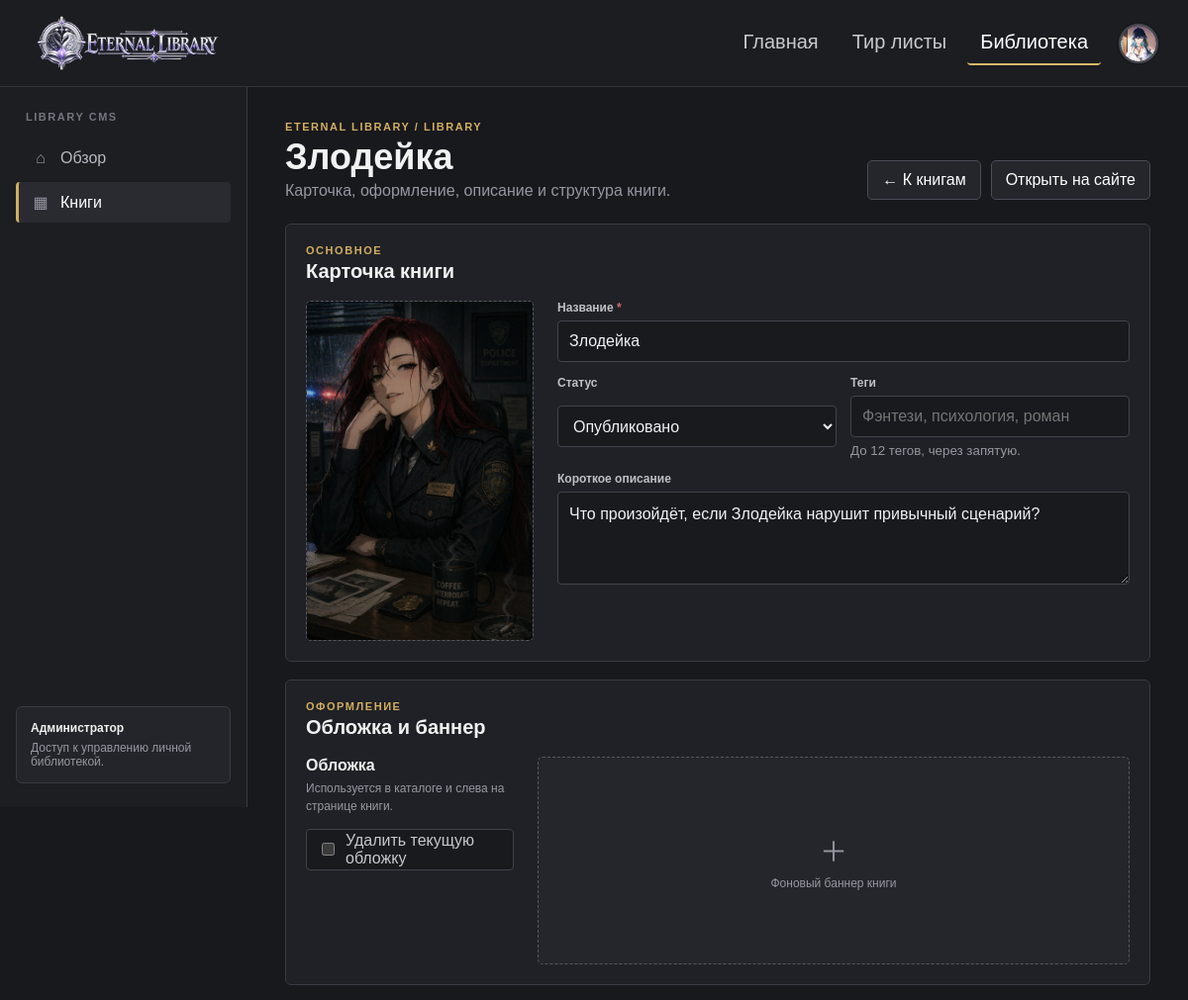
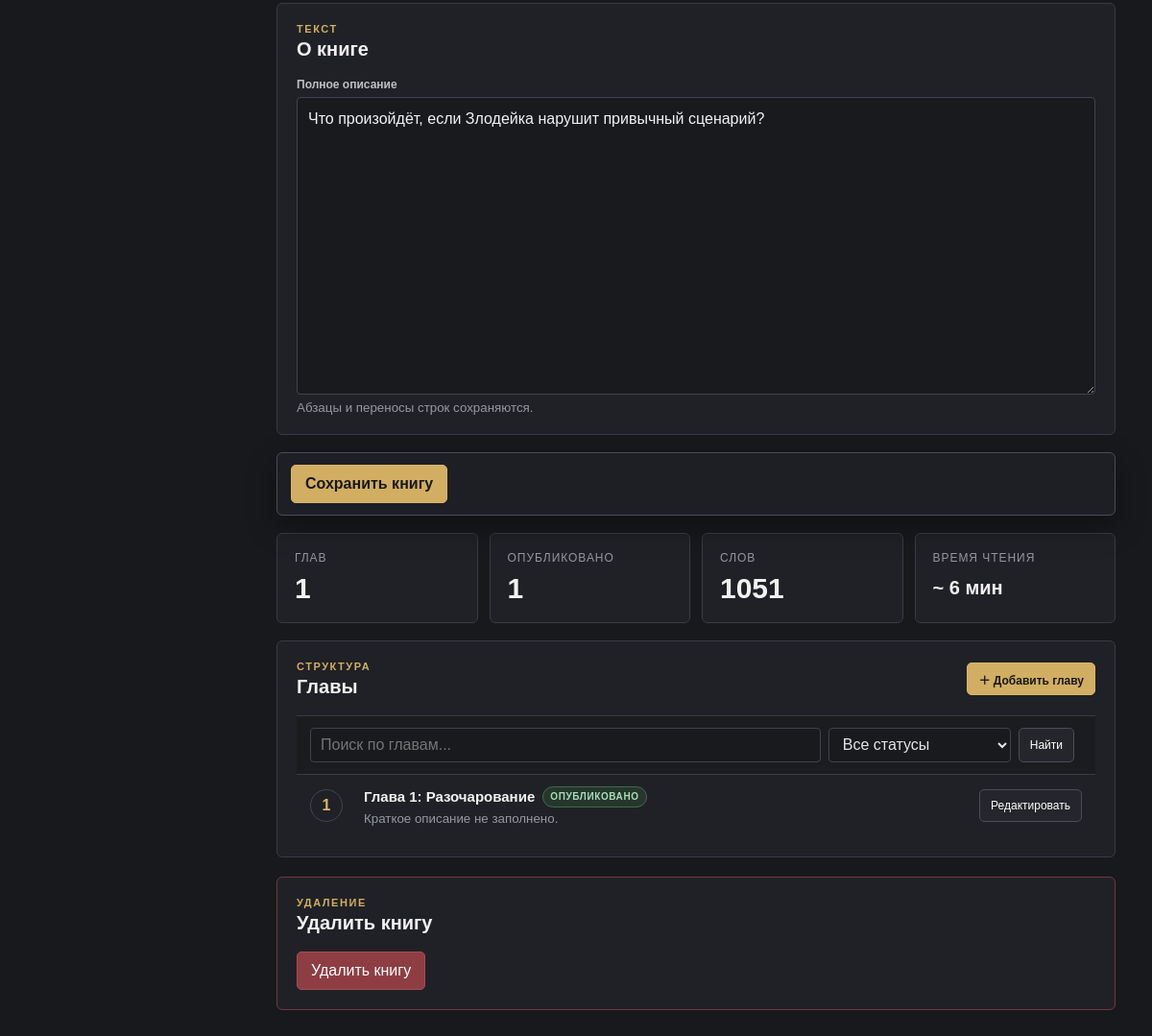
Screenshot of /library/manage/books/1/edit (signed in) with the database file from the repository (2 pictures, top to bottom).
### tables this page shows
CREATE TABLE books (
    id INTEGER PRIMARY KEY AUTOINCREMENT,
    slug TEXT NOT NULL UNIQUE COLLATE NOCASE,
    title TEXT NOT NULL,
    description TEXT,
    cover_filename TEXT,
    publication_status TEXT NOT NULL DEFAULT 'draft'
        CHECK (publication_status IN ('draft', 'published', 'archived')),
    created_by INTEGER NOT NULL,
    created_at TEXT NOT NULL DEFAULT CURRENT_TIMESTAMP,
    updated_at TEXT NOT NULL DEFAULT CURRENT_TIMESTAMP, summary TEXT, tags_json TEXT NOT NULL DEFAULT '[]', banner_filename TEXT, published_at TEXT,
    FOREIGN KEY (created_by) REFERENCES users(id) ON DELETE RESTRICT
);

CREATE TABLE book_chapters (
    id INTEGER PRIMARY KEY AUTOINCREMENT,
    book_id INTEGER NOT NULL,
    slug TEXT NOT NULL,
    title TEXT NOT NULL,
    summary TEXT,
    content TEXT NOT NULL DEFAULT '',
    tags_json TEXT NOT NULL DEFAULT '[]',
    notes TEXT,
    publication_status TEXT NOT NULL DEFAULT 'draft'
        CHECK (publication_status IN ('draft', 'published', 'archived')),
    sort_order INTEGER NOT NULL DEFAULT 0,
    published_at TEXT,
    created_at TEXT NOT NULL DEFAULT CURRENT_TIMESTAMP,
    updated_at TEXT NOT NULL DEFAULT CURRENT_TIMESTAMP, content_markdown TEXT NOT NULL DEFAULT '', word_count INTEGER NOT NULL DEFAULT 0, char_count INTEGER NOT NULL DEFAULT 0,
    UNIQUE (book_id, slug),
    FOREIGN KEY (book_id) REFERENCES books(id) ON DELETE CASCADE
);

### eternal_library/library/manage/routes.py (the view, shortened to what this page needs)
@bp.route("/books/<int:book_id>/edit", methods=["GET", "POST"])
@management_required
def book_edit(book_id: int):
    book = get_book(book_id)
    if book is None:
        abort(404)
    chapter_query = request.args.get("chapter_q", "").strip()
    chapter_status = request.args.get("chapter_status", "").strip()
    if chapter_status not in VALID_STATUSES:
        chapter_status = ""
    try:
        chapter_page = int(request.args.get("chapter_page", "1") or 1)
    except ValueError:
        chapter_page = 1
    chapter_total = count_manage_chapters(book_id, query=chapter_query, status=chapter_status)
    chapter_pagination = page_info(total=chapter_total, requested_page=chapter_page, per_page=100)
    chapters = list_manage_chapter_page(
        book_id, query=chapter_query, status=chapter_status,
        limit=chapter_pagination.per_page, offset=chapter_pagination.offset,
    )
    stats = book_stats(book_id)
    return render_template(
        "library/manage/book_editor.html",
        book=book,
        chapters=chapters,
        stats=stats,
        tags=tags_from_json(book["tags_json"]),
        chapter_query=chapter_query,
        chapter_status=chapter_status,
        chapter_pagination=chapter_pagination,
    )

### eternal_library/templates/library/manage/book_editor.html (shortened to what this page needs)
{% extends "library/manage/manage_base.html" %}
{% set manage_section = 'books' %}
{% block heading %}{{ 'Новая книга' if not book else book['title'] }}{% endblock %}
{% block subtitle %}Карточка, оформление, описание и структура книги.{% endblock %}
{% block actions %}
<a class="button ghost" href="{{ url_for('library_manage.dashboard') }}">← К книгам</a>
{% if book and book['publication_status'] == 'published' %}
<a class="button ghost" href="{{ url_for('library.book', slug=book['slug']) }}">Открыть на сайте</a>
{% endif %}
{% endblock %}
{% block content %}
<form class="editor-form library-book-editor" method="post" enctype="multipart/form-data">
    <section class="panel editor-section">
        <header class="panel-header"><div><p class="section-kicker">ОСНОВНОЕ</p><h2>Карточка книги</h2></div></header>
        <div class="library-book-editor-grid">
            <label class="library-cover-dropzone">
                {% if book and book['cover_filename'] %}
                <img src="{{ url_for('core.media_file', filename='library/covers/' ~ book['cover_filename']) }}" alt="Обложка {{ book['title'] }}">
                {% else %}
                <span>＋<small>Обложка</small></span>
                {% endif %}
            </label>
            <div class="form-grid two">
                <label class="form-field wide">
                    <span>Название <b>*</b></span>
                    <input type="text" name="title" required maxlength="180" value="{{ book['title'] if book else request.form.get('title', '') }}">
                </label>
                <label class="form-field">
                    <span>Статус</span>
                    {% set current_status = book['publication_status'] if book else request.form.get('publication_status', 'draft') %}
                    <select name="publication_status">
                        {% for value, label in [('draft','Черновик'),('published','Опубликовано'),('archived','Архив')] %}
                        <option value="{{ value }}" {% if current_status == value %}selected{% endif %}>{{ label }}</option>
                        {% endfor %}
                    </select>
                </label>
                <label class="form-field">
                    <span>Теги</span>
                    <input type="text" name="tags" maxlength="500" value="{{ tags|join(', ') }}" placeholder="Фэнтези, психология, роман">
                    <small>До 12 тегов, через запятую.</small>
                </label>
                <label class="form-field wide">
                    <span>Короткое описание</span>
                    <textarea name="summary" rows="3" maxlength="500" placeholder="Одна-две фразы для карточки и верхней части страницы.">{{ book['summary'] if book and book['summary'] else request.form.get('summary', '') }}</textarea>
                </label>
            </div>
        </div>
    </section>
    <section class="panel editor-section">
        <header class="panel-header"><div><p class="section-kicker">ОФОРМЛЕНИЕ</p><h2>Обложка и баннер</h2></div></header>
        <div class="library-media-grid">
            <div>
                <p class="library-field-title">Обложка</p>
                <p class="library-field-help">Используется в каталоге и слева на странице книги.</p>
                {% if book and book['cover_filename'] %}
                <label class="checkbox-line"><input type="checkbox" name="remove_cover" value="1"> Удалить текущую обложку</label>
                {% else %}
                <p class="library-media-empty">Обложка пока не загружена.</p>
                {% endif %}
            </div>
            <label class="library-banner-dropzone">
                {% if book and book['banner_filename'] %}
                <img src="{{ url_for('core.media_file', filename='library/banners/' ~ book['banner_filename']) }}" alt="Баннер {{ book['title'] }}">
                <span class="library-banner-dropzone__overlay">Заменить баннер</span>
                {% else %}
                <span>＋<small>Фоновый баннер книги</small></span>
                {% endif %}
            </label>
        </div>
    </section>
    <section class="panel editor-section">
        <header class="panel-header"><div><p class="section-kicker">ТЕКСТ</p><h2>О книге</h2></div></header>
        <label class="form-field">
            <span>Полное описание</span>
            <textarea name="description" rows="12" placeholder="Несколько абзацев о книге. Этот текст отображается в большом блоке «О книге».">{{ book['description'] if book and book['description'] else request.form.get('description', '') }}</textarea>
            <small>Абзацы и переносы строк сохраняются.</small>
        </label>
    </section>
    <div class="sticky-savebar">
        <button class="button primary" type="submit">{{ 'Создать книгу' if not book else 'Сохранить книгу' }}</button>
    </div>
</form>
{% if book %}
<section class="stats-row library-book-stats" aria-label="Статистика книги">
    <article class="stat-card"><span>Глав</span><strong>{{ stats['chapter_count'] }}</strong></article>
    <article class="stat-card"><span>Опубликовано</span><strong>{{ stats['published_chapter_count'] }}</strong></article>
    <article class="stat-card"><span>Слов</span><strong>{{ stats['word_count'] }}</strong></article>
    <article class="stat-card"><span>Время чтения</span><strong class="library-stat-time">{{ stats['reading_time_label'] }}</strong></article>
</section>
<section class="panel editor-section library-chapters-admin" id="chapters">
    <header class="panel-header library-chapters-admin__header">
        <div><p class="section-kicker">СТРУКТУРА</p><h2>Главы</h2></div>
        <form method="post" action="{{ url_for('library_manage.chapter_new', book_id=book['id']) }}">
            <button class="button primary small" type="submit">＋ Добавить главу</button>
        </form>
    </header>
    <form class="library-chapter-filters" method="get" action="{{ url_for('library_manage.book_edit', book_id=book['id']) }}#chapters">
        <input type="search" name="chapter_q" value="{{ chapter_query }}" placeholder="Поиск по главам...">
        <select name="chapter_status" aria-label="Статус главы">
            <option value="">Все статусы</option>
        </select>
        <button class="button ghost small" type="submit">Найти</button>
    </form>
    {% if chapters %}
    <div class="library-chapter-list">
        {% for chapter in chapters %}
        <article class="library-chapter-row">
            <div class="library-chapter-order">{{ chapter['chapter_number'] }}</div>
            <div class="library-chapter-row__main">
                <div class="library-chapter-row__title">
                    <strong>{{ chapter['title'] }}</strong>
                    <span class="status status-{{ chapter['publication_status'] }}">{{ {'draft':'Черновик','published':'Опубликовано','archived':'Архив'}[chapter['publication_status']] }}</span>
                </div>
                <small>{{ chapter['summary'] or 'Краткое описание не заполнено.' }}</small>
            </div>
            <a class="button ghost small" href="{{ url_for('library_manage.chapter_edit', book_id=book['id'], chapter_id=chapter['id']) }}">Редактировать</a>
        </article>
        {% endfor %}
    </div>
    {% else %}
    <div class="empty-state library-manage-empty">
        <strong>У книги пока нет глав.</strong>
        <span>Добавьте первую главу кнопкой в правой части заголовка.</span>
    </div>
    {% endif %}
</section>
<section class="panel danger-zone">
    <header class="panel-header"><div><p class="section-kicker">УДАЛЕНИЕ</p><h2>Удалить книгу</h2></div></header>
    <form method="post" action="{{ url_for('library_manage.book_delete', book_id=book['id']) }}" onsubmit="return confirm('Удалить книгу «{{ book['title'] }}» вместе со всеми главами?');">
        <button class="button danger" type="submit">Удалить книгу</button>
    </form>
</section>
{% endif %}
{% endblock %}

### rows the page displays
books: title "Злодейка", cover_filename (picture), publication_status "Опубликовано", summary "Что произойдёт, если Злодейка нарушит привычный сценарий?", description "Что произойдёт, если Злодейка нарушит привычный сценарий?"
book_chapters: chapter_number "1", title "Глава 1: Разочарование", publication_status "ОПУБЛИКОВАНО", chapter "Краткое описание не заполнено."

### other values shown
{{ 'Создать книгу' if not book else 'Сохранить книгу' }} "Сохранить книгу"
{{ stats['chapter_count'] }} "1"
{{ stats['published_chapter_count'] }} "1"
{{ stats['word_count'] }} "1051"
{{ stats['reading_time_label'] }} "~ 6 мин"
